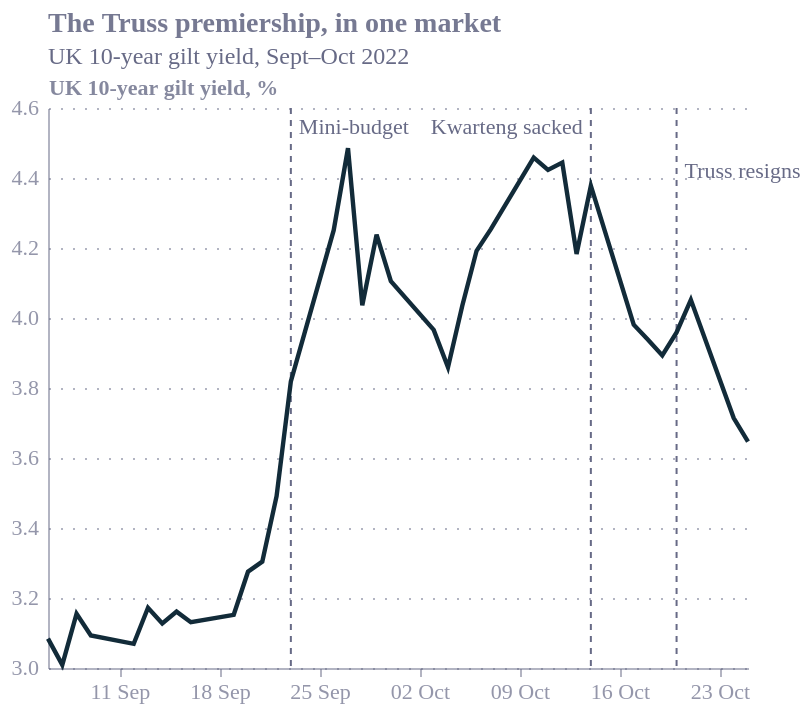

Vega-Lite specification for this chart:
### Vega-Lite specification from a JSON file in a GitHub repository (floating-point values rounded to 4 significant figures)
{"config": {"font": "Circular Std", "text": {"color": "#676A86", "align": "left", "baseline": "middle", "dx": 7, "dy": 0, "fontSize": 11}, "view": {"stroke": null, "continuousWidth": 400, "continuousHeight": 300, "discreteWidth": 400, "discreteHeight": 300}, "range": {"category": ["#36B7B4", "#E6224B", "#F4C245", "#0063AF", "#00A767", "#179FDB", "#EB5C2E", "#5C267B", "#122B39"], "diverging": ["#E6224B", "#E54753", "#C9C9C9", "#179FDB", "#122B39"], "heatmap": ["#C9C9C9", "#179FDB", "#0063AF", "#122B39"], "ordinal": ["#00A767", "#36B7B4", "#179FDB", "#0063AF", "#243B5A"]}, "bar": {"color": "#179fdb"}, "line": {"color": "#e6224b"}, "rule": {"color": "#676A86"}, "area": {"opacity": 0.8}, "point": {"filled": true, "size": 80, "color": "#e6224b", "opacity": 0.95}, "geoshape": {"stroke": "white", "strokeWidth": 0.3}, "rect": {"fill": "#d6d4d4", "opacity": 0.3}, "axis": {"labelColor": "#676A86", "labelFontSize": 11, "labelFont": "Circular Std", "labelOpacity": 0.7, "tickColor": "#676A86", "tickOpacity": 0.5, "domainColor": "#676A86", "domainOpacity": 0.5, "gridColor": "#676A86", "gridDash": [2, 2], "gridOpacity": 0.5, "title": null, "titleColor": "#676A86", "titleOpacity": 0.8, "tickSize": 4}, "axisXDiscrete": {"grid": false, "labelAngle": 0, "tickCount": 10, "tickOpacity": 0.5, "title": null}, "axisYDiscrete": {"ticks": false, "labelPadding": 5}, "axisXTemporal": {"grid": false, "ticks": true}, "axisXQuantitative": {"grid": true}, "axisYQuantitative": {"gridColor": "#676A86", "gridDash": [1, 5], "gridOpacity": 0.5, "ticks": false, "labelPadding": 5, "tickCount": 8, "titleAngle": 0, "titleAlign": "left", "titleBaseline": "bottom", "titleX": 0, "titleY": -5}, "title": {"color": "#676A86E6", "subtitleColor": "#676A86", "font": "Circular Std", "subtitleFont": "Circular Std", "anchor": "start", "fontSize": 14, "subtitleFontSize": 12, "subtitlePadding": 4, "offset": 0, "frame": "group"}, "legend": {"titleColor": "#122b39", "title": null, "labelColor": "#122b39", "labelFontSize": 11}}, "layer": [{"data": {"name": "data-c094a2950ba6d246b458d24f90e53adb"}, "mark": {"type": "rule", "color": "#676A86", "strokeDash": [3, 3], "strokeWidth": 1}, "encoding": {"x": {"field": "date", "type": "temporal"}}}, {"data": {"name": "data-8c6d6030898a32489f0ae77f74373424"}, "mark": {"type": "line", "color": "#122b39", "strokeWidth": 2.2}, "encoding": {"x": {"axis": {"format": "%d %b", "tickCount": 7}, "field": "date", "title": null, "type": "temporal"}, "y": {"field": "yield", "scale": {"zero": false}, "title": "UK 10-year gilt yield, %", "type": "quantitative"}}}, {"layer": [{"data": {"name": "data-7ab6011458b2d8bc3f042de98afb4a68"}, "mark": {"type": "text", "align": "left", "color": "#676A86", "dx": 4, "dy": 10, "fontSize": 11}, "encoding": {"text": {"field": "label", "type": "nominal"}, "x": {"field": "date", "type": "temporal"}, "y": {"value": 0}}}, {"data": {"name": "data-86f7e15a8ac79af964d8a002476e7cd3"}, "mark": {"type": "text", "align": "right", "color": "#676A86", "dx": -4, "dy": 10, "fontSize": 11}, "encoding": {"text": {"field": "label", "type": "nominal"}, "x": {"field": "date", "type": "temporal"}, "y": {"value": 0}}}, {"data": {"name": "data-d3f3fd57239908af429b95a2ea1605d2"}, "mark": {"type": "text", "align": "left", "color": "#676A86", "dx": 4, "dy": 10, "fontSize": 11}, "encoding": {"text": {"field": "label", "type": "nominal"}, "x": {"field": "date", "type": "temporal"}, "y": {"value": 22}}}]}], "height": 280, "title": {"text": "The Truss premiership, in one market", "subtitle": "UK 10-year gilt yield, Sept–Oct 2022"}, "width": 350, "$schema": "https://vega.github.io/schema/vega-lite/v6.4.1.json", "datasets": {"data-c094a2950ba6d246b458d24f90e53adb": [{"date": "2022-09-23", "label": "Mini-budget"}, {"date": "2022-10-14", "label": "Kwarteng sacked"}, {"date": "2022-10-20", "label": "Truss resigns"}], "data-8c6d6030898a32489f0ae77f74373424": [{"date": "2022-09-06", "yield": 3.084}, {"date": "2022-09-07", "yield": 3.009}, {"date": "2022-09-08", "yield": 3.155}, {"date": "2022-09-09", "yield": 3.093}, {"date": "2022-09-12", "yield": 3.069}, {"date": "2022-09-13", "yield": 3.172}, {"date": "2022-09-14", "yield": 3.127}, {"date": "2022-09-15", "yield": 3.161}, {"date": "2022-09-16", "yield": 3.131}, {"date": "2022-09-19", "yield": 3.152}, {"date": "2022-09-20", "yield": 3.275}, {"date": "2022-09-21", "yield": 3.304}, {"date": "2022-09-22", "yield": 3.491}, {"date": "2022-09-23", "yield": 3.819}, {"date": "2022-09-26", "yield": 4.251}, {"date": "2022-09-27", "yield": 4.485}, {"date": "2022-09-28", "yield": 4.036}, {"date": "2022-09-29", "yield": 4.238}, {"date": "2022-09-30", "yield": 4.105}, {"date": "2022-10-03", "yield": 3.966}, {"date": "2022-10-04", "yield": 3.859}, {"date": "2022-10-05", "yield": 4.035}, {"date": "2022-10-06", "yield": 4.192}, {"date": "2022-10-07", "yield": 4.254}, {"date": "2022-10-10", "yield": 4.458}, {"date": "2022-10-11", "yield": 4.423}, {"date": "2022-10-12", "yield": 4.444}, {"date": "2022-10-13", "yield": 4.183}, {"date": "2022-10-14", "yield": 4.378}, {"date": "2022-10-17", "yield": 3.981}, {"date": "2022-10-18", "yield": 3.938}, {"date": "2022-10-19", "yield": 3.893}, {"date": "2022-10-20", "yield": 3.959}, {"date": "2022-10-21", "yield": 4.052}, {"date": "2022-10-24", "yield": 3.714}, {"date": "2022-10-25", "yield": 3.647}], "data-7ab6011458b2d8bc3f042de98afb4a68": [{"date": "2022-09-23", "label": "Mini-budget"}], "data-86f7e15a8ac79af964d8a002476e7cd3": [{"date": "2022-10-14", "label": "Kwarteng sacked"}], "data-d3f3fd57239908af429b95a2ea1605d2": [{"date": "2022-10-20", "label": "Truss resigns"}]}}
